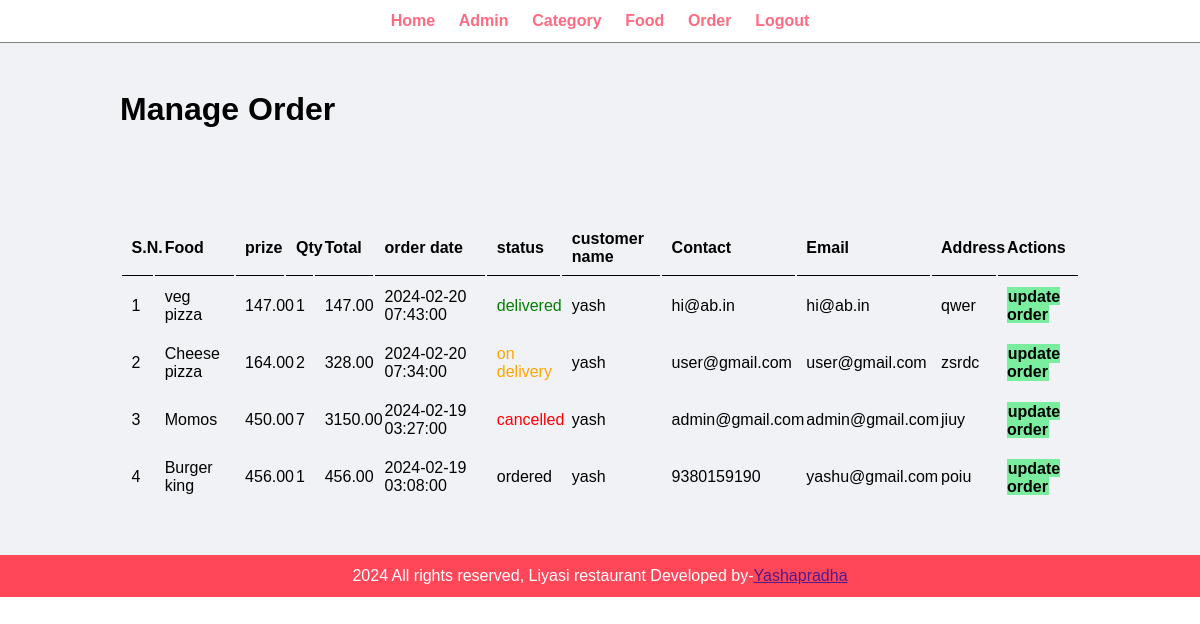
Screenshot of /food-order/admin/manage-order.php (signed in) with the database file from the repository.
### tables this page shows
CREATE TABLE `tbl_order` (
  `id` int(10) UNSIGNED NOT NULL,
  `food` varchar(150) NOT NULL,
  `prize` decimal(10,2) NOT NULL,
  `quantity` int(11) NOT NULL,
  `total` decimal(10,2) NOT NULL,
  `order_date` datetime NOT NULL,
  `status` varchar(50) NOT NULL,
  `customer_name` varchar(150) NOT NULL,
  `customer_contact` varchar(20) NOT NULL,
  `customer_email` varchar(150) NOT NULL,
  `customer_address` varchar(255) NOT NULL
);

### food-order/admin/manage-order.php (the view, shortened to what this page needs)
<?php include('partials/menu.php'); ?>
<div class="main-content">
  <div class="wrapper">
    <h1>Manage Order</h1>
        <table class="tbl-full">
          <tr>
            <th>S.N.</th>
            <th>Food</th>
            <th>prize</th>
            <th>Qty</th>
            <th>Total</th>
            <th>order date</th>
            <th>status</th>
            <th>customer name</th>
            <th>Contact</th>
            <th>Email</th>
            <th>Address</th>
            <th>Actions</th>
          </tr>
          <?php
            $sql="SELECT * FROM tbl_order ORDER BY id DESC";
            $res=mysqli_query($conn,$sql);
            $count =mysqli_num_rows($res);
            $sn=1;
            if($count>0)
            {
              while($row=mysqli_fetch_assoc($res))
              {
                $id=$row['id'];
                $food=$row['food'];
                $prize=$row['prize'];
                $quantity=$row['quantity'];
                $total=$row['total'];
                $order_date=$row['order_date'];
                $status=$row['status'];
                $customer_name=$row['customer_name'];
                $customer_contact=$row['customer_contact'];
                $customer_email=$row['customer_email'];
                $customer_address=$row['customer_address'];
                ?>
                  <tr>
                    <td><?php echo $sn++; ?></td>
                    <td><?php echo $food; ?></td>
                    <td><?php echo $prize; ?></td>
                    <td><?php echo $quantity; ?> </td>
                    <td> <?php echo $total; ?></td>
                    <td><?php echo $order_date; ?> </td>
                    <td>
                      <?php
                        if($status=="ordered")
                        {
                          echo "<label>$status</label>";
                        }
                        elseif($status=="on delivery")
                        {
                          echo "<label style='color:orange;'>$status</label>";
                        }
                        elseif($status=="delivered")
                        {
                          echo "<label style='color:green;'>$status</label>";
                        }
                        elseif($status=="cancelled")
                        {
                          echo "<label style='color:red;'>$status</label>";
                        }
                      ?>
                    </td>
                    <td><?php echo $customer_name; ?> </td>
                    <td><?php echo $customer_contact; ?> </td>
                    <td><?php echo $customer_email; ?> </td>
                    <td><?php echo $customer_address; ?> </td>
                    <td>
                    <a href="<?php echo SITEURL; ?>admin/update-order.php?id=<?php echo $id; ?>" class="btn-secondary">update order</a>
                    </td>
                  </tr>
                <?php
              }
            }
            else{
              echo "<tr><td colspan='12' class='error'>Orders not available </td></tr>";
            }
          ?>
        </table>
  </div>
</div>
<?php include('partials/footer.php'); ?>

### food-order/css/admin.css (style rules this page uses)
* { margin:0; padding:0; font-family:Arial, Helvetica, sans-serif; }
.wrapper { padding: 1%; width:80%; margin:0 auto; }
.tbl-full { width: 100%; }
table tr th { border-bottom: 1px solid black; padding: 1%; text-align: left; }
table tr td { padding: 1%; }
.btn-secondary { background-color:#7bed9f; padding: 1%; color: black; text-decoration: none; font-weight: bold; }
.main-content { padding:3% 0; background-color: #f1f2f6; }

### rows the page displays
tbl_order: food "veg pizza", prize "147.00", quantity "1", total "147.00", order_date "2024-02-20 07:43:00", status "delivered", customer_name "yash", customer_contact "hi@ab.in", customer_email "hi@ab.in", customer_address "qwer"
tbl_order: food "Cheese pizza", prize "164.00", quantity "2", total "328.00", order_date "2024-02-20 07:34:00", status "on delivery", customer_name "yash", customer_contact "user@gmail.com", customer_email "user@gmail.com", customer_address "zsrdc"
tbl_order: food "Momos", prize "450.00", quantity "7", total "3150.00", order_date "2024-02-19 03:27:00", status "cancelled", customer_name "yash", customer_contact "admin@gmail.com", customer_email "admin@gmail.com", customer_address "jiuy"
tbl_order: food "Burger king", prize "456.00", quantity "1", total "456.00", order_date "2024-02-19 03:08:00", status "ordered", customer_name "yash", customer_contact "9380159190", customer_email "yashu@gmail.com", customer_address "poiu"
